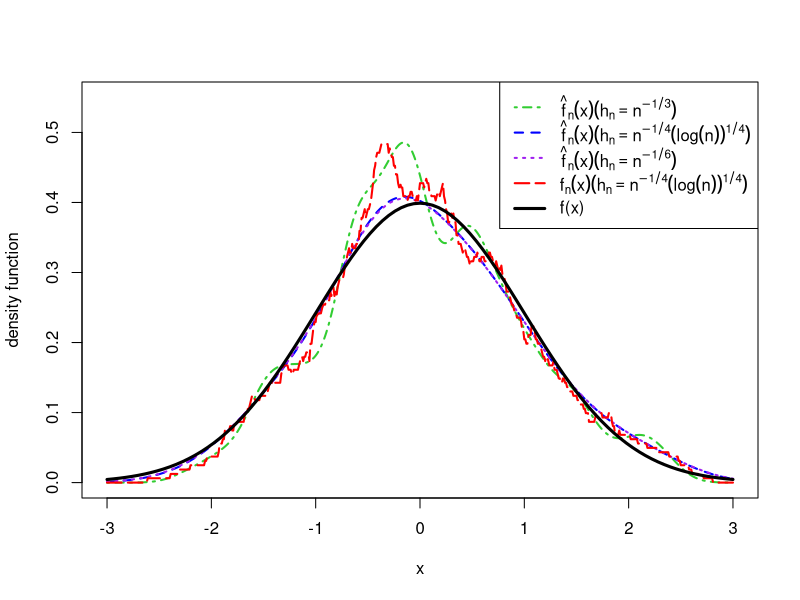

Write R code to recreate this figure.
rm(list = ls(all = TRUE))
n = 200 # sample size
N = 1
alpha.n = (1/seq(1:n))^2
XN = matrix(NA,n,N)
for (j in 1:N) {
set.seed(j)
  y <- rnorm((n+1), mean = 0, sd = 1)
  x <- c()
  for (i in 1:n) {
    x[i] <- (alpha.n[i]*y[i+1] + y[i])/((1 + alpha.n[i]^2)^{1/2})
  }
  XN[,j] <- x 
}


f1 <- function(h,t,e){
  res <- mean(pnorm((t-e)/h, mean = 0, sd = 1))
  return(res)
}

f2 <- function(t,e){
  res <- sum(as.numeric(e <= t))/length(e)
}

f3 <- function(h,t,e){
  res = 1/(sqrt(2*pi)*h)*mean(exp(-(t-e)^2/(2*h^2))) 
  return(res)
}

f4 <- function(h, t, e){
  res = length(which( (t-h) < e & e<= (t+h)))/(2*length(e)*h)
}


t = seq(-3, 3, by = 0.01)
m = length(t)
hn <- c(n^{-1/3}, n^{-1/4}*(log(n))^{1/4}, n^{-1/6}) #*(log(n))^{1/4}
lh <- length(hn)
fhatm = matrix(NA, m, lh)
for (l in 1:lh) {
  fhat = matrix(NA, m, N)
  for (j in 1:N){
    fhat.temp = c()
    for (i in 1:m){
      fhat.temp[i] <- f3(h=hn[l], t=t[i], e = XN[,j])
    }
    fhat[,j] = fhat.temp
  }
  fhatm[,l] <- apply(fhat, 1, mean)
}


fn = matrix(NA, m, N)
for (j in 1:N){
  ft.temp = c()
  for (i in 1:m){
    ft.temp[i] <- f4(h=hn[2], t=t[i], e= XN[,j])
  }
  fn[,j]= ft.temp
}
fnm <- apply(fn, 1, mean)

plot(t, fhatm[,1], xlab = "x", ylab = "density function", ylim=c(0,0.55), type = "n")
lines(t, fhatm[,1], lwd=2, col="limegreen",lty=4)
lines(t, fhatm[,2], lwd=2, col="blue",lty=2)
lines(t, fhatm[,3], lwd=2, col="purple",lty=3)
lines(t, fnm, lwd=2, col="red",lty=5)
curve(dnorm(x, mean = 0, sd = 1), add = T, lwd=3, col= "black", lty=1)
legend("topright", c(expression(hat(f)[n](x)(h[n]==n^{-1/3})), expression(hat(f)[n](x)(h[n]==n^{-1/4}*(log(n))^{1/4})), 
                     expression(hat(f)[n](x)(h[n]==n^{-1/6})), expression(f[n](x)(h[n]==n^{-1/4}*(log(n))^{1/4})), "f(x)"), 
       col = c("limegreen","blue","purple","red","black"), lty = c(4,2,3,5,1), lwd=c(2,2,2,2,3))

